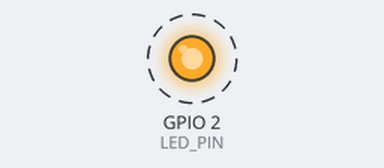
Recording of a program running on a simulated ESP32. Shown: output pins drawn as LEDs (lit = HIGH). Dashed ring = blinking. What the program prints to the serial monitor is not drawn.

Above: at 0.2 s.
Timing chart, 0 to 3.0 s (numbered marks = the images above):
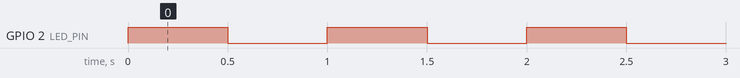

Measured:
- by itself, GPIO 2 (LED_PIN): alternates HIGH for 0.50 s and LOW for 0.50 s

The program:

main.cpp
```cpp
#include <Arduino.h>

constexpr uint8_t LED_PIN = 2;      // Onboard LED (GPIO2)

void setup() {
  Serial.begin(115200);
  pinMode(LED_PIN, OUTPUT);
  Serial.println("ESP32 booted.");
}

void loop() {
  digitalWrite(LED_PIN, HIGH);
  Serial.println("LED ON");
  delay(500);
  digitalWrite(LED_PIN, LOW);
  Serial.println("LED OFF");
  delay(500);
}
```
